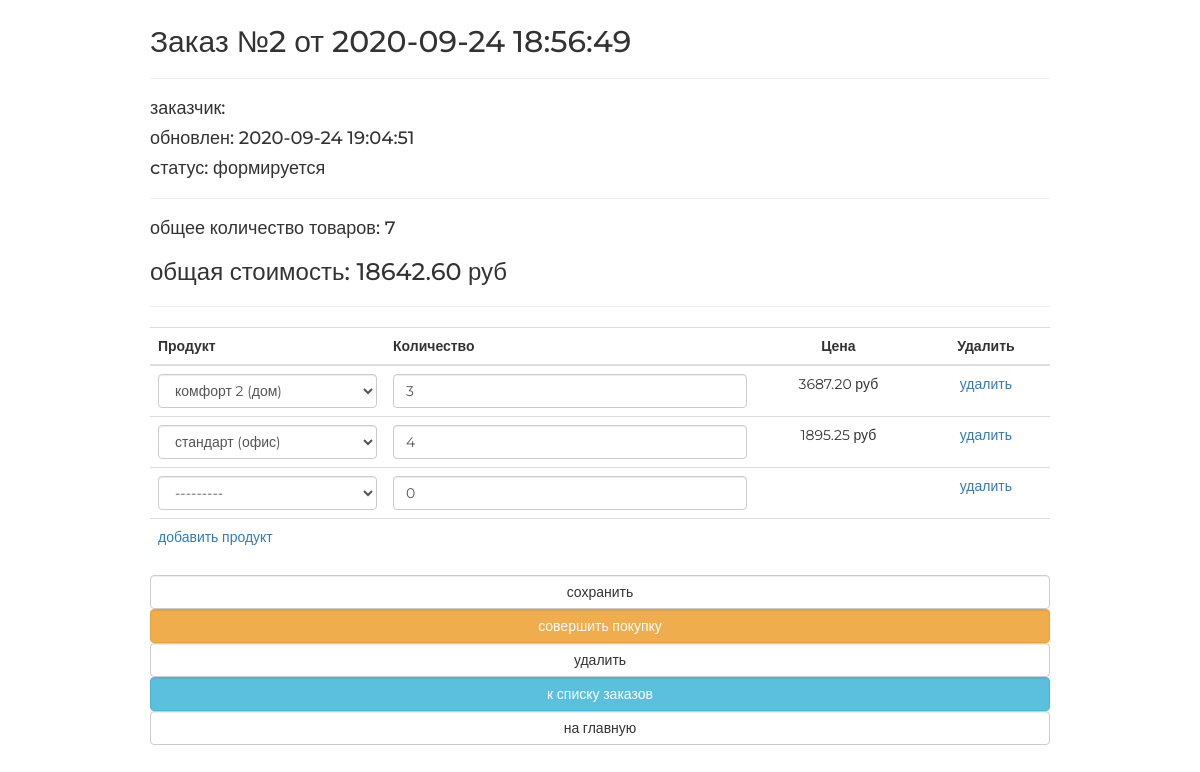
/orders/update/2/, run on the app's committed database.
### ordersapp/models.py (models this page shows, shortened)
class Order(models.Model):
    FORMING = 'F'
    SENT_TO_PROCEED = 'S'
    PROCEEDED = 'P'
    PAID = 'D'
    READY = 'Y'
    CANCEL = 'C'
    ORDER_STATUS_CHOICES = (
        (FORMING, 'формируется'),
        (SENT_TO_PROCEED, 'отправлен в обработку'),
        (PAID, 'оплачен'),
        (PROCEEDED, 'обрабатывается'),
        (READY, 'готов к выдаче'),
        (CANCEL, 'отменен'),
    )
    user = models.ForeignKey(get_user_model(), on_delete=models.CASCADE)
    created = models.DateTimeField(verbose_name='создан', auto_now_add=True)
    updated = models.DateTimeField(verbose_name='обновлен', auto_now=True)
    status = models.CharField(verbose_name='статус',
                              max_length=1,
                              choices=ORDER_STATUS_CHOICES,
                              default=FORMING)
    is_active = models.BooleanField(verbose_name='активен', default=True)
    class Meta:
        ordering = ('-created',)
        verbose_name = 'заказ'
        verbose_name_plural = 'заказы'
    @property
    def is_forming(self):
        return self.status == self.FORMING
    @property
    def total_quantity(self):
        items = self.orderitems.all()
        return sum(list(map(lambda x: x.quantity, items)))
    @property
    def total_cost(self):
        items = self.orderitems.all()
        return sum(list(map(lambda x: x.quantity * x.product.price, items)))

class OrderItem(models.Model):
    order = models.ForeignKey(Order,
                              related_name="orderitems",
                              on_delete=models.CASCADE)
    product = models.ForeignKey(Product,
                                verbose_name='продукт',
                                on_delete=models.CASCADE)
    quantity = models.PositiveIntegerField(verbose_name='количество',
                                           default=0)

### mainapp/models.py (models this page shows)
class Product(models.Model):
    category = models.ForeignKey(ProductCategory,
                                 on_delete=models.CASCADE,
                                 verbose_name='категория продукта')
    name = models.CharField('имя продукта', max_length=128)
    image = models.ImageField(upload_to='products_images', blank=True)
    short_desc = models.CharField('краткое описание продукта', max_length=64, blank=True)
    description = models.TextField('описание продукта', blank=True)
    price = models.DecimalField('цена продукта', max_digits=8, decimal_places=2, default=0)
    quantity = models.PositiveIntegerField('количество на складе', default=0)
    is_active = models.BooleanField(default=True)
    def __str__(self):
        return f'{self.name} ({self.category.name})'
    class Meta:
        verbose_name = 'продукт'
        verbose_name_plural = 'продукты'

### ordersapp/views.py (the view, shortened to what this page needs)
# urls.py: path('update/<int:pk>/', ordersapp.OrderUpdate.as_view(), name='order_update'),
class OrderUpdate(UpdateView):
    model = Order
    form_class = OrderForm
    success_url = reverse_lazy('orders:index')
    def get_context_data(self, **kwargs):
        data = super().get_context_data(**kwargs)
        OrderFormSet = inlineformset_factory(
            Order, OrderItem, form=OrderItemForm, extra=1
        )
        if self.request.POST:
            formset = OrderFormSet(
                self.request.POST, self.request.FILES,
                instance=self.object
            )
        else:
            formset = OrderFormSet(instance=self.object)
            for form in formset.forms:
                if form.instance.pk:
                    form.initial['price'] = form.instance.product.price
        data['orderitems'] = formset
        return data

### ordersapp/forms.py
class OrderForm(FormControlMixin, forms.ModelForm):
    class Meta:
        model = Order
        exclude = ('user', 'is_active', 'status')

### mainapp/context_processors.py (called while the page is built)
def catalog_menu(request):
    return {'catalog_menu': ProductCategory.objects.filter(is_active=True),
    }

### ordersapp/templates/ordersapp/order_form.html (shortened to what this page needs)
{% extends "ordersapp/base.html" %}
{% load static %}
{% block container %}
    {% include 'ordersapp/includes/inc__order_summary.html' %}
    <div class="order_form">
        <form method="post">
            <table class="table">
                {% for form in orderitems.forms %}
                    {% if forloop.first %}
                        <thead>
                        <tr>
                            {% for field in form.visible_fields %}
                                <th class="{% cycle 'td1' 'td2' 'td3' 'td4' %} order formset_td">
                                    {{ field.label|capfirst }}
                                </th>
                            {% endfor %}
                        </tr>
                        </thead>
                    {% endif %}
                    <tr class="formset_row">
                        {% for field in form.visible_fields %}
                            <td class="{% cycle 'td1' 'td2' 'td3' 'td4' %} order formset_td">
                                {% if field.name != 'price' %}
                                    {{ field }}
                                {% else %}
                                    {% if field.value %}
                                        <span class="orderitems-{{ forloop.parentloop.counter0 }}-price">
                                            {{ field.value }}
                                        </span> руб
                                    {% endif %}
                                {% endif %}
                            </td>
                        {% endfor %}
                    </tr>
                {% endfor %}
            </table>
            <input type="submit" value="сохранить"
                   class="btn btn-default btn-round form-control last">
            {% include 'ordersapp/includes/inc__order_actions.html' %}
        </form>
    </div>
{% endblock %}

### ordersapp/templates/ordersapp/includes/inc__order_summary.html (shortened to what this page needs)
{% if object %}
    <div class="h2">Заказ №{{ object.pk }} от {{ object.created|date:"Y-m-d H:i:s" }}</div>
    <hr>
    <div class="h4">заказчик: {{ user.last_name }} {{ user.first_name }} </div>
    <div class="h4">обновлен: {{ object.updated|date:"Y-m-d H:i:s" }}</div>
    <div class="h4">cтатус: {{ object.get_status_display }}</div>
    <hr>
    <div class="h4">
        общее количество товаров: <span class="order_total_quantity">{{ object.total_quantity }}</span>
    </div>
    <div class="h3">
        общая стоимость: <span class="order_total_cost">{{ object.total_cost }}</span> руб
    </div>
{% endif %}
<hr>

### static/css/style.css (style rules this page uses)
* { margin: 0; padding: 0; }
.td3.order.formset_td { text-align: center; }
.td4.order.formset_td { text-align: center; }
body { font-family: 'Montserrat', sans-serif; }
html, body { height: 100%; }
table { width: 100%; }
td:first-child { width: 235px; }

### data on the page
Order: pk "2", created "2020-09-24 18:56:49", updated "2020-09-24 19:04:51", status "формируется", total_quantity "7", total_cost "18642.60"
Product: value "3687.20"
Product: value "1895.25"

### other printed values
{{ field.label|capfirst }} "Продукт" "Количество" "Цена" "Удалить"
